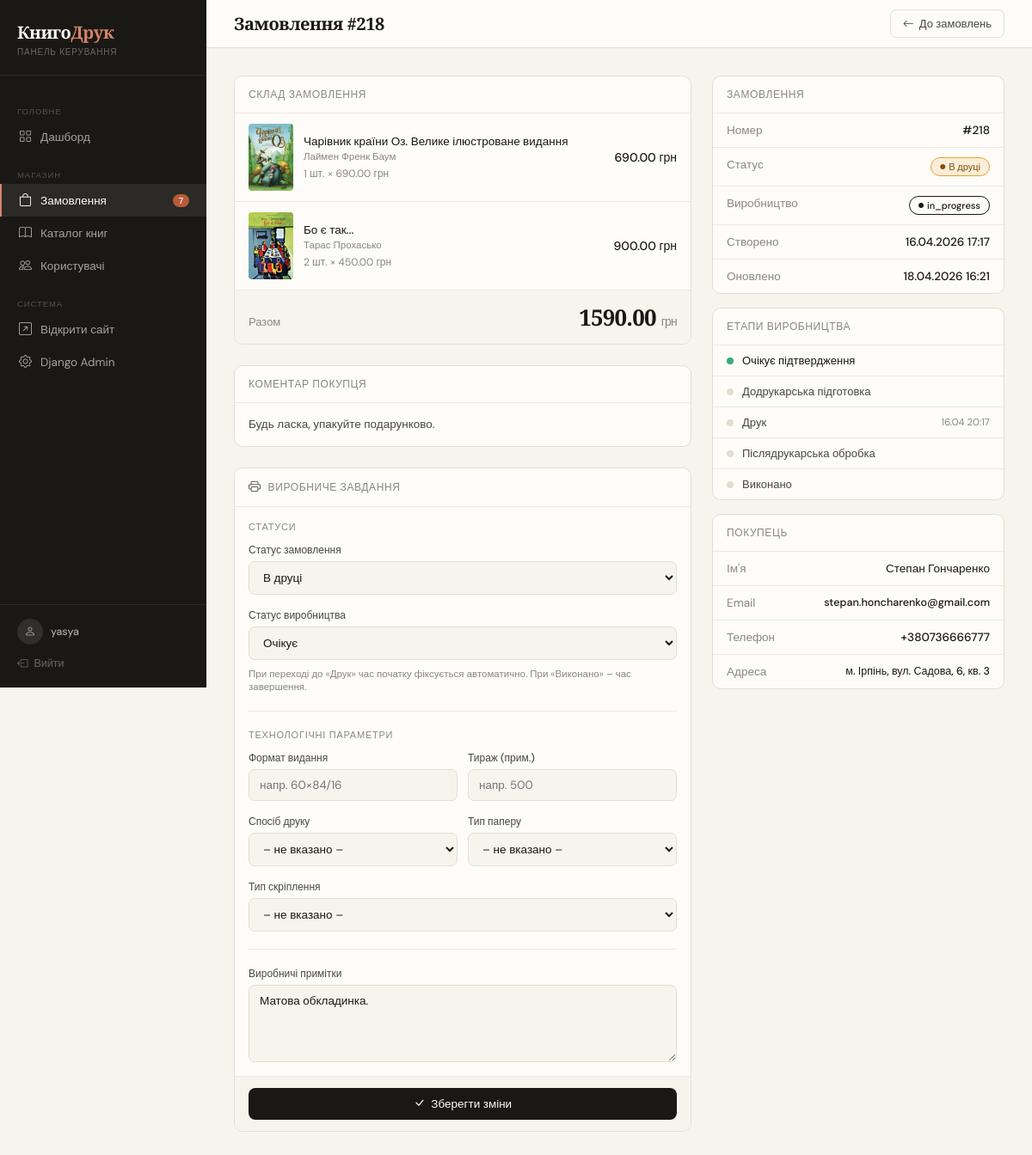
The page /admin-panel/orders/218/ (signed in) on the database as committed earlier.
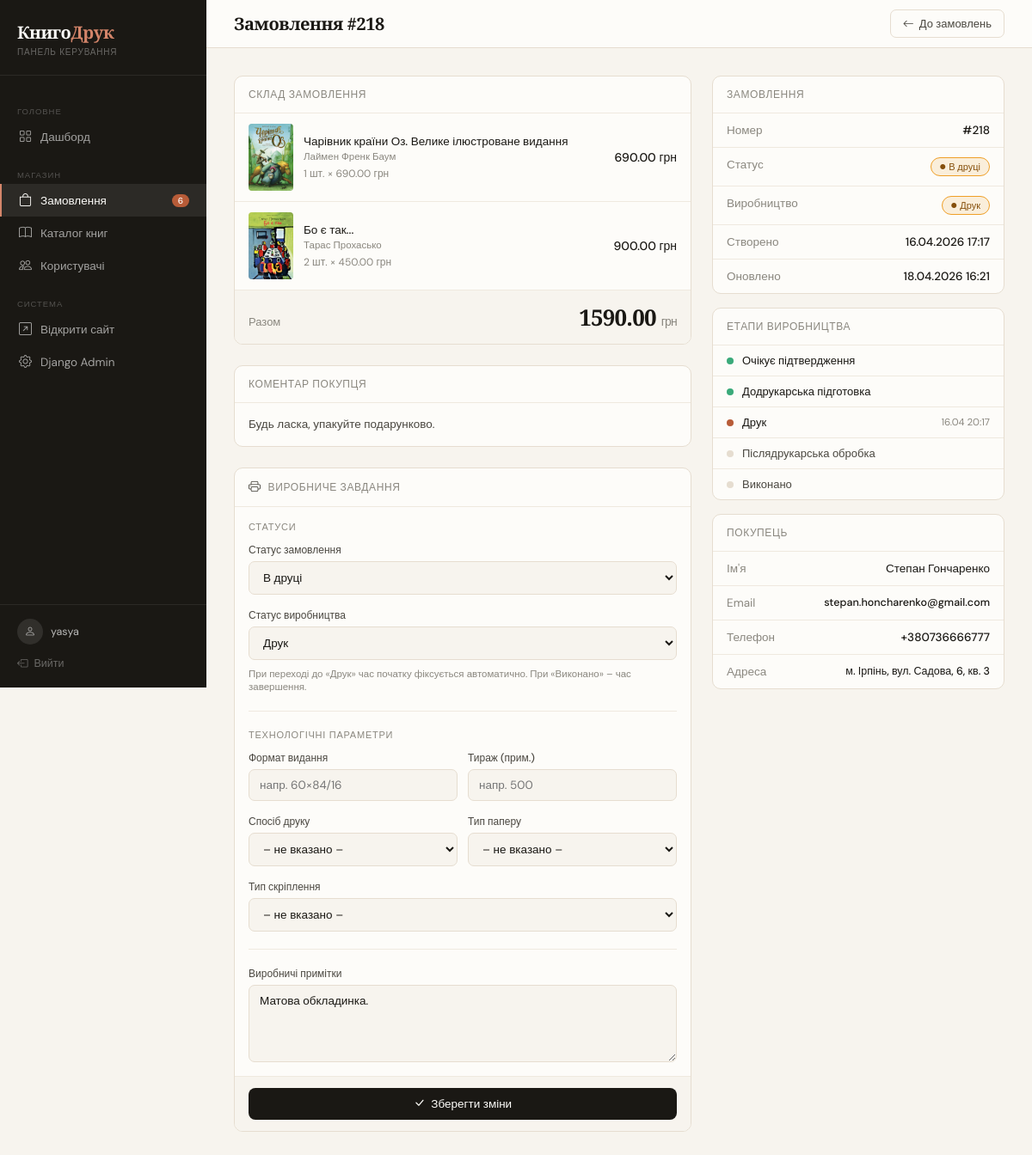
The same page on the database as committed later.
### catalog/models.py (models this page shows, shortened)
class PrintJob(models.Model):
    STATUS_CHOICES = [
        ('pending',   'Очікує'),
        ('prepress',  'Додрукарська підготовка'),
        ('printing',  'Друк'),
        ('postpress', 'Післядрукарська обробка'),
        ('done',      'Виконано'),
    ]
    PRINT_METHOD_CHOICES = [
        ('offset',  'Офсетний друк'),
        ('digital', 'Цифровий друк'),
        ('risograph', 'Ризографія'),
    ]
    BINDING_CHOICES = [
        ('perfect', 'Клейове скріплення (КБС)'),
        ('thread',  'Ниткове зшивання'),
        ('staple',  'Скобка (брошурування)'),
        ('hardcover', 'Тверда палітурка'),
    ]
    PAPER_CHOICES = [
        ('offset_80',  'Офсетний 80 г/м²'),
        ('offset_120', 'Офсетний 120 г/м²'),
        ('coated_130', 'Крейдований 130 г/м²'),
        ('coated_170', 'Крейдований 170 г/м²'),
    ]
    order = models.OneToOneField(
        Order, on_delete=models.CASCADE,
        related_name='print_job',
        verbose_name='Замовлення'
    )
    status = models.CharField(
        max_length=20, choices=STATUS_CHOICES,
        default='pending', verbose_name='Статус виробництва'
    )
    format = models.CharField(
        max_length=20, blank=True, verbose_name='Формат видання',
        help_text='Наприклад: 60×84/16, 70×100/16'
    )
    circulation = models.PositiveIntegerField(
        null=True, blank=True, verbose_name='Тираж (прим.)'
    )
    print_method = models.CharField(
        max_length=20, choices=PRINT_METHOD_CHOICES,
        blank=True, verbose_name='Спосіб друку'
    )
    paper_type = models.CharField(
        max_length=20, choices=PAPER_CHOICES,
        blank=True, verbose_name='Тип паперу'
    )
    binding_type = models.CharField(
        max_length=20, choices=BINDING_CHOICES,
        blank=True, verbose_name='Тип скріплення'
    )
    notes = models.TextField(blank=True, verbose_name='Виробничі примітки')
    started_at = models.DateTimeField(null=True, blank=True, verbose_name='Початок виробництва')
    finished_at = models.DateTimeField(null=True, blank=True, verbose_name='Завершення виробництва')
    class Meta:
        verbose_name = 'Виробниче завдання'
        verbose_name_plural = 'Виробничі завдання'

### catalog/views.py (the view, shortened to what this page needs)
# urls.py: path('admin-panel/orders/<int:pk>/', views.admin_order_detail, name='admin_order_detail'),
@staff_member_required(login_url='login')
def admin_order_detail(request, pk):
    order = get_object_or_404(Order, pk=pk)
    print_job, _ = PrintJob.objects.get_or_create(order=order)
    context = {
        'order': order,
        'print_job': print_job,
        'status_choices': Order.STATUS_CHOICES,
        'print_status_choices': PrintJob.STATUS_CHOICES,
        'print_method_choices': PrintJob.PRINT_METHOD_CHOICES,
        'paper_choices': PrintJob.PAPER_CHOICES,
        'binding_choices': PrintJob.BINDING_CHOICES,
    }
    return render(request, 'catalog/admin/order_detail.html', context)

### catalog/context_processors.py (called while the page is built)
def admin_stats(request):
    if request.user.is_authenticated and request.user.is_staff:
        return {'orders_new_count': Order.objects.filter(status='new').count()}
    return {}

### catalog/models.py (called while the page is built)
    def get_total_price(self):
        return sum(item.get_total_price() for item in self.items.all())

    def get_total_price(self):
        return self.price * self.quantity

### templates/catalog/admin/order_detail.html (shortened to what the changed rows need)
{% extends 'catalog/admin/base_admin.html' %}
{% block content %}
<div class="order-layout">
    <div>
        <div class="printjob-form">
            <form method="post">
                <div class="printjob-body">
                    <div class="field">
                        <label>Статус виробництва</label>
                        <select name="print_status">
                            {% for value, label in print_status_choices %}
                            <option value="{{ value }}" {% if print_job.status == value %}selected{% endif %}>
                                {{ label }}
                            </option>
                            {% endfor %}
                        </select>
                        <small style="color: var(--ink-3); font-size: 11.5px; margin-top: 4px; display: block;">
                            При переході до «Друк» час початку фіксується автоматично. При «Виконано» – час завершення.
                        </small>
                    </div>
                    <div class="field">
                        <label>Виробничі примітки</label>
                        <textarea name="notes" rows="3"
                                  placeholder="Особливі вимоги, нотатки оператора...">{{ print_job.notes }}</textarea>
                    </div>
                </div>
            </form>
        </div>
    </div>
    <div style="display: flex; flex-direction: column; gap: 1rem; position: sticky; top: 72px;">
        <div class="detail-card" style="margin-bottom: 0;">
            <div class="detail-rows">
                <div class="detail-row">
                    <span class="detail-row-value">
                        <span class="status-badge pj-{{ print_job.status }}">
                            <i class="bi bi-circle-fill"></i>
                            {{ print_job.get_status_display }}
                        </span>
                    </span>
                </div>
            </div>
        </div>
        <div class="detail-card" style="margin-bottom: 0;">
            <div class="production-steps">
                {% with s=print_job.status %}
                <div class="production-step">
                    <div class="step-dot {% if s == 'prepress' %}active{% elif s == 'printing' or s == 'postpress' or s == 'done' %}done{% endif %}"></div>
                    <span class="step-label {% if s == 'prepress' %}active{% elif s == 'printing' or s == 'postpress' or s == 'done' %}done{% endif %}">
                        Додрукарська підготовка
                    </span>
                </div>
                <div class="production-step">
                    <div class="step-dot {% if s == 'printing' %}active{% elif s == 'postpress' or s == 'done' %}done{% endif %}"></div>
                    <span class="step-label {% if s == 'printing' %}active{% elif s == 'postpress' or s == 'done' %}done{% endif %}">
                        Друк
                    </span>
                    {% if print_job.started_at %}
                    <span class="step-time">{{ print_job.started_at|date:"d.m H:i" }}</span>
                    {% endif %}
                </div>
                {% endwith %}
            </div>
        </div>
    </div>
</div>
{% endblock %}

### templates/catalog/admin/base_admin.html (shortened to what this page needs)
<!DOCTYPE html>
<html lang="uk">
<head>
    <link href="https://cdn.jsdelivr.net/npm/bootstrap-icons@1.10.5/font/bootstrap-icons.css" rel="stylesheet">
</head>
<body>
<aside class="sidebar">
    <div class="sidebar-brand">
        <a href="{% url 'admin_dashboard' %}" class="sidebar-brand-name">Книго<span>Друк</span></a>
        <div class="sidebar-brand-sub">Панель керування</div>
    </div>
    <nav class="sidebar-nav">
        <div class="sidebar-section">Головне</div>
        <a href="{% url 'admin_dashboard' %}"
           class="sidebar-link {% if request.resolver_match.url_name == 'admin_dashboard' %}active{% endif %}">
            <i class="bi bi-grid"></i> Дашборд
        </a>
        <div class="sidebar-section">Магазин</div>
        <a href="{% url 'admin_orders' %}"
           class="sidebar-link {% if 'admin_order' in request.resolver_match.url_name %}active{% endif %}">
            <i class="bi bi-bag"></i> Замовлення
            {% if orders_new_count %}
                <span class="sidebar-badge">{{ orders_new_count }}</span>
            {% endif %}
        </a>
        <a href="{% url 'admin_books' %}"
           class="sidebar-link {% if 'admin_book' in request.resolver_match.url_name %}active{% endif %}">
            <i class="bi bi-book"></i> Каталог книг
        </a>
        <a href="{% url 'admin_users' %}"
           class="sidebar-link {% if request.resolver_match.url_name == 'admin_users' %}active{% endif %}">
            <i class="bi bi-people"></i> Користувачі
        </a>
        <div class="sidebar-section">Система</div>
        <a href="{% url 'catalog' %}" class="sidebar-link" target="_blank">
            <i class="bi bi-arrow-up-right-square"></i> Відкрити сайт
        </a>
        <a href="/admin/" class="sidebar-link" target="_blank">
            <i class="bi bi-gear"></i> Django Admin
        </a>
    </nav>
    <div class="sidebar-footer">
        <div class="sidebar-user">
            <div class="sidebar-avatar"><i class="bi bi-person"></i></div>
            <span class="sidebar-username">{{ request.user.username }}</span>
        </div>
        <form method="post" action="{% url 'logout' %}">
            <button type="submit" class="sidebar-exit">
                <i class="bi bi-box-arrow-left"></i> Вийти
            </button>
        </form>
    </div>
</aside>
<div class="main">
    <div class="topbar">
        <span class="topbar-title">{% block topbar_title %}{% endblock %}</span>
        <div class="topbar-actions">{% block topbar_actions %}{% endblock %}</div>
    </div>
    <div class="content">
        {% block content %}{% endblock %}
    </div>
</div>
</body>
</html>

Rows that differ between the two databases and show on the page:
changed PrintJob "Матова обкладинка.": print_status (not shown) → "Друк"; status "in_progress" → "Друк"
Other text that changed with them:
{{ orders_new_count }}: "7" → "6"
form field print_status: "Очікує" → (not shown)
